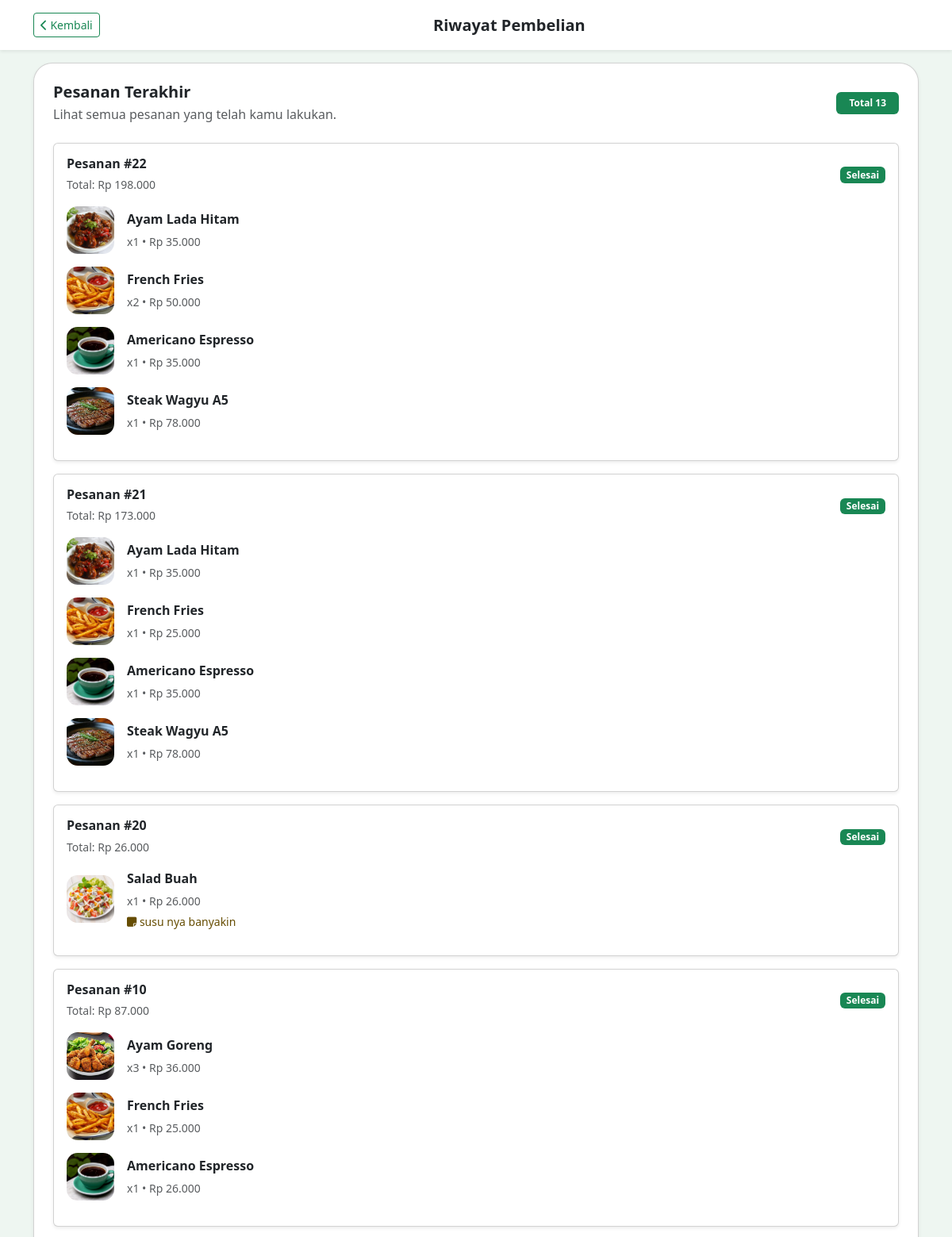
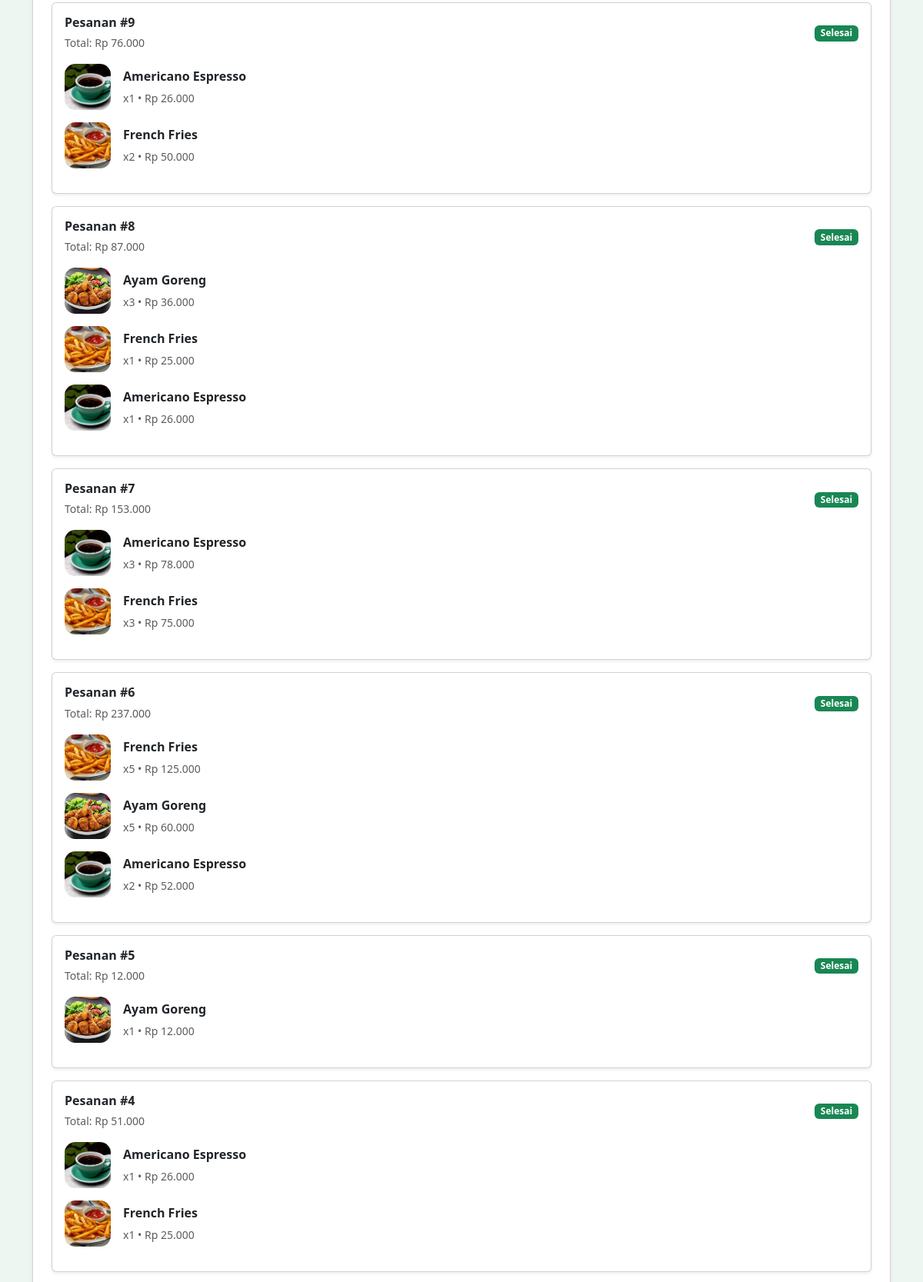
/pelayan/history.php (signed in, upper part), run on the app's committed database (2 pictures, top to bottom).
### tables this page shows
CREATE TABLE `pesanan` (
  `id` int NOT NULL,
  `user_id` int DEFAULT NULL,
  `tanggal` datetime DEFAULT CURRENT_TIMESTAMP,
  `total` int DEFAULT NULL,
  `status` enum('pending','diproses','selesai','dibatalkan') NOT NULL DEFAULT 'pending',
  `meja` varchar(20) DEFAULT NULL,
  `dibuat_oleh` int DEFAULT NULL,
  `created_at` timestamp NOT NULL DEFAULT CURRENT_TIMESTAMP,
  `member_id` int DEFAULT NULL,
  `tipe` enum('dine-in','delivery') NOT NULL
);

CREATE TABLE `detail_pesanan` (
  `id` int NOT NULL,
  `pesanan_id` int DEFAULT NULL,
  `menu_id` int DEFAULT NULL,
  `jumlah` int DEFAULT NULL,
  `subtotal` int DEFAULT NULL,
  `catatan` varchar(255) DEFAULT NULL
);

CREATE TABLE `menu` (
  `id` int NOT NULL,
  `nama_menu` varchar(100) DEFAULT NULL,
  `harga` int DEFAULT NULL,
  `deskripsi` text,
  `kategori` varchar(50) DEFAULT NULL,
  `bahan_baku` varchar(50) DEFAULT NULL,
  `rasa` enum('manis','pedas','gurih') DEFAULT NULL,
  `gambar` varchar(255) DEFAULT NULL
);

### pelayan/history.php (the view, shortened to what this page needs)
<?php
include '../config/koneksi.php';
$userId = (int) $_SESSION['user']['id'];
$orderQuery = mysqli_query($conn, "SELECT * FROM pesanan WHERE user_id='$userId' ORDER BY id DESC");
$orders = [];
while ($row = mysqli_fetch_assoc($orderQuery)) {
    $row['details'] = [];
    $detailQuery = mysqli_query($conn, "SELECT dp.*, m.nama_menu, m.gambar FROM detail_pesanan dp LEFT JOIN menu m ON dp.menu_id = m.id WHERE dp.pesanan_id='{$row['id']}'");
    while ($detail = mysqli_fetch_assoc($detailQuery)) {
        $row['details'][] = $detail;
    }
    $orders[] = $row;
}
?>
<!DOCTYPE html>
<html lang="id">
<head>
    <link href="https://cdn.jsdelivr.net/npm/bootstrap@5.3.0/dist/css/bootstrap.min.css" rel="stylesheet">
    <link rel="stylesheet" href="https://cdnjs.cloudflare.com/ajax/libs/font-awesome/6.4.0/css/all.min.css" />
</head>
<body>
<nav class="navbar navbar-light bg-white shadow-sm py-3 mb-3">
    <div class="container d-flex justify-content-between align-items-center">
        <a href="menu.php" class="btn btn-outline-success btn-sm">
            <i class="fa-solid fa-chevron-left"></i> Kembali
        </a>
        <h5 class="mb-0 fw-bold">Riwayat Pembelian</h5>
    </div>
</nav>
<div class="container mb-5">
    <div class="card p-4 shadow-sm history-card">
        <div class="d-flex justify-content-between align-items-center mb-4">
            <div>
                <h5 class="fw-bold mb-1">Pesanan Terakhir</h5>
                <p class="text-muted mb-0">Lihat semua pesanan yang telah kamu lakukan.</p>
            </div>
            <span class="badge bg-success py-2 px-3">Total <?= number_format(count($orders)) ?></span>
        </div>
        <?php if (count($orders) === 0): ?>
            <div class="text-center py-5 text-muted">
                <i class="fa-solid fa-clock-rotate-left fa-2x mb-3"></i>
                <p class="mb-0">Belum ada riwayat pembelian.</p>
            </div>
        <?php else: ?>
            <?php foreach ($orders as $order): ?>
                <div class="card mb-3 shadow-sm">
                    <div class="card-body">
                        <div class="d-flex justify-content-between align-items-center mb-3">
                            <div>
                                <h6 class="fw-bold mb-1">Pesanan #<?= htmlspecialchars($order['id']) ?></h6>
                                <small class="text-muted">Total: Rp <?= number_format($order['total'], 0, ',', '.') ?></small>
                            </div>
                            <span class="badge bg-success">Selesai</span>
                        </div>
                        <?php foreach ($order['details'] as $detail): ?>
                            <div class="d-flex align-items-center gap-3 mb-3">
                                <img src="../upload/<?= htmlspecialchars($detail['gambar']) ?>" alt="<?= htmlspecialchars($detail['nama_menu']) ?>" class="item-image">
                                <div class="flex-grow-1">
                                    <p class="mb-1 fw-semibold"><?= htmlspecialchars($detail['nama_menu'] ?? 'Menu') ?></p>
                                    <small class="text-muted">x<?= htmlspecialchars($detail['jumlah']) ?> • Rp <?= number_format($detail['subtotal'], 0, ',', '.') ?></small>
                                    <?php if (!empty($detail['catatan'])): ?>
                                        <div class="small text-warning-emphasis mt-1"><i class="fa-solid fa-note-sticky"></i> <?= htmlspecialchars($detail['catatan']) ?></div>
                                    <?php endif; ?>
                                </div>
                            </div>
                        <?php endforeach; ?>
                    </div>
                </div>
            <?php endforeach; ?>
        <?php endif; ?>
    </div>
</div>
</body>
</html>

### pelayan/history.php (style rules this page uses)
body { background: #eef6f1; }
.history-card { border-radius: 24px; }
.item-image { width: 60px; height: 60px; object-fit: cover; border-radius: 14px; }

### data on the page
pesanan: id "22", total "198.000"
detail_pesanan: menu.gambar (picture), menu.nama_menu "Ayam Lada Hitam", jumlah "1", subtotal "35.000"
detail_pesanan: menu.gambar (picture), menu.nama_menu "French Fries", jumlah "2", subtotal "50.000"
detail_pesanan: menu.gambar (picture), menu.nama_menu "Americano Espresso", jumlah "1", subtotal "35.000"
detail_pesanan: menu.gambar (picture), menu.nama_menu "Steak Wagyu A5", jumlah "1", subtotal "78.000"
pesanan: id "21", total "173.000"
detail_pesanan: menu.gambar (picture), menu.nama_menu "Ayam Lada Hitam", jumlah "1", subtotal "35.000"
detail_pesanan: menu.gambar (picture), menu.nama_menu "French Fries", jumlah "1", subtotal "25.000"
detail_pesanan: menu.gambar (picture), menu.nama_menu "Americano Espresso", jumlah "1", subtotal "35.000"
detail_pesanan: menu.gambar (picture), menu.nama_menu "Steak Wagyu A5", jumlah "1", subtotal "78.000"
pesanan: id "20", total "26.000"
detail_pesanan: menu.gambar (picture), menu.nama_menu "Salad Buah", jumlah "1", subtotal "26.000", catatan "susu nya banyakin"
pesanan: id "10", total "87.000"
detail_pesanan: menu.gambar (picture), menu.nama_menu "Ayam Goreng", jumlah "3", subtotal "36.000"
detail_pesanan: menu.gambar (picture), menu.nama_menu "French Fries", jumlah "1", subtotal "25.000"
detail_pesanan: menu.gambar (picture), menu.nama_menu "Americano Espresso", jumlah "1", subtotal "26.000"
pesanan: id "9", total "76.000"
detail_pesanan: menu.gambar (picture), menu.nama_menu "Americano Espresso", jumlah "1", subtotal "26.000"
detail_pesanan: menu.gambar (picture), menu.nama_menu "French Fries", jumlah "2", subtotal "50.000"
pesanan: id "8", total "87.000"
detail_pesanan: menu.gambar (picture), menu.nama_menu "Ayam Goreng", jumlah "3", subtotal "36.000"
detail_pesanan: menu.gambar (picture), menu.nama_menu "French Fries", jumlah "1", subtotal "25.000"
detail_pesanan: menu.gambar (picture), menu.nama_menu "Americano Espresso", jumlah "1", subtotal "26.000"
pesanan: id "7", total "153.000"
detail_pesanan: menu.gambar (picture), menu.nama_menu "Americano Espresso", jumlah "3", subtotal "78.000"
detail_pesanan: menu.gambar (picture), menu.nama_menu "French Fries", jumlah "3", subtotal "75.000"
pesanan: id "6", total "237.000"
detail_pesanan: menu.gambar (picture), menu.nama_menu "French Fries", jumlah "5", subtotal "125.000"
detail_pesanan: menu.gambar (picture), menu.nama_menu "Ayam Goreng", jumlah "5", subtotal "60.000"
detail_pesanan: menu.gambar (picture), menu.nama_menu "Americano Espresso", jumlah "2", subtotal "52.000"
pesanan: id "5", total "12.000"
detail_pesanan: menu.gambar (picture), menu.nama_menu "Ayam Goreng", jumlah "1", subtotal "12.000"
pesanan: id "4", total "51.000"
detail_pesanan: menu.gambar (picture), menu.nama_menu "Americano Espresso", jumlah "1", subtotal "26.000"
detail_pesanan: menu.gambar (picture), menu.nama_menu "French Fries", jumlah "1", subtotal "25.000"

### other printed values
count($orders) "13"
